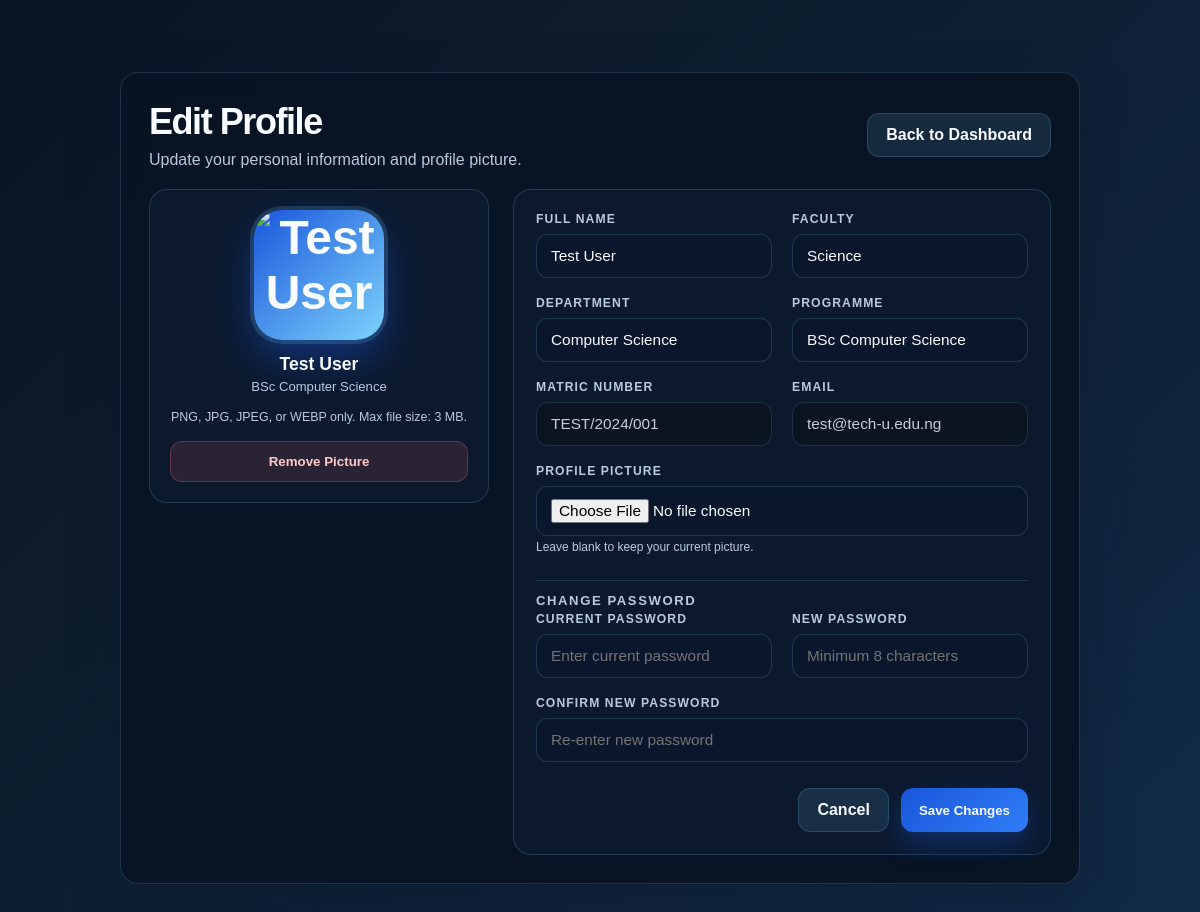
Page /edit-profile (signed in) on the committed database.
### App.py (models this page shows, shortened)
class User(db.Model):
    __tablename__ = "users"
    id         = db.Column(db.Integer,     primary_key=True)
    full_name  = db.Column(db.String(100), nullable=False)
    matric     = db.Column(db.String(20),  unique=True, nullable=False)
    email      = db.Column(db.String(120), nullable=False)
    faculty    = db.Column(db.String(100), nullable=False)
    department = db.Column(db.String(100), nullable=False)
    programme  = db.Column(db.String(100), nullable=False)
    password   = db.Column(db.String(255), nullable=False)
    is_verified = db.Column(db.Boolean, default=False, nullable=False)
    profile_picture = db.Column(db.String(255), nullable=True)
    results      = db.relationship("CGPAResult",    backref="user", lazy=True, cascade="all, delete-orphan")
    reset_tokens = db.relationship("PasswordReset", backref="user", lazy=True, cascade="all, delete-orphan")

### App.py (the view, shortened to what this page needs)
@app.route("/edit-profile", methods=["GET", "POST"])
@login_required
def edit_profile():
    user = db.session.get(User, session.get("user_id"))
    if not user:
        flash("Your session is invalid. Please log in again.", "danger")
        return redirect(url_for("login"))
    form_data = {
        "full_name": user.full_name,
        "faculty": user.faculty,
        "department": user.department,
        "programme": user.programme,
        "matric": user.matric,
        "email": user.email,
    }
    return render_template("edit_profile.html", user=user, form_data=form_data, errors=[])

### App.py (called while the page is built)
def login_required(f):
    @wraps(f)
    def decorated(*args, **kwargs):
        if not session.get("logged_in"):
            flash("Please log in to continue.", "warning")
            return redirect(url_for("login"))
        if not session.get("user_id"):
            session.clear()
            flash("Your session is invalid. Please log in again.", "danger")
            return redirect(url_for("login"))
        return f(*args, **kwargs)
    return decorated

def get_profile_picture_url(user=None):
    if user is None:
        user_id = session.get("user_id")
        if not user_id:
            return None
        user = db.session.get(User, user_id)
    if not user or not user.profile_picture:
        return None
    stored_name = os.path.basename(user.profile_picture)
    full_path = os.path.join(PROFILE_PICS_DIR, stored_name)
    if not os.path.isfile(full_path):
        return None
    return url_for("static", filename=f"uploads/profile_pics/{stored_name}")

@app.context_processor
def inject_current_user_context():
    user = None
    user_id = session.get("user_id")
    if user_id:
        user = db.session.get(User, user_id)
    return {
        "current_user_obj": user,
        "current_avatar_url": get_profile_picture_url(user),
    }

### templates/edit_profile.html (shortened to what this page needs)
<!DOCTYPE html>
<html lang="en">
<head>
</head>
<body>
  <div class="page">
    <div class="card">
      <div class="topbar">
        <div class="title-group">
          <h1>Edit Profile</h1>
          <p>Update your personal information and profile picture.</p>
        </div>
        <div class="actions">
          <a href="{{ url_for('dashboard') }}" class="btn btn-secondary">Back to Dashboard</a>
        </div>
      </div>
      <div class="profile-layout">
        <div class="sidebar-panel">
          <div class="avatar-card">
            <div class="avatar-preview" id="avatarPreview">
              {% if current_avatar_url %}
                <img src="{{ current_avatar_url }}" alt="{{ user.full_name }}" />
              {% else %}
                {{ (user.full_name or 'U')[:1] | upper }}
              {% endif %}
            </div>
            <div>
              <div style="font-weight:700; font-size:1.1rem; margin-bottom:4px;">{{ user.full_name }}</div>
              <div style="color: var(--muted); font-size: 0.82rem;">{{ user.programme }}</div>
            </div>
            <p class="upload-note">PNG, JPG, JPEG, or WEBP only. Max file size: 3 MB.</p>
            <form action="{{ url_for('remove_profile_picture') }}" method="post" style="width: 100%;">
              <button type="submit" class="btn btn-danger" style="width: 100%;">Remove Picture</button>
            </form>
          </div>
        </div>
        <div class="form-panel">
          <form action="{{ url_for('edit_profile') }}" method="post" enctype="multipart/form-data" id="editProfileForm">
            <div class="field-grid">
              <div class="field">
                <label for="full_name">Full Name</label>
                <input id="full_name" name="full_name" type="text" value="{{ form_data.full_name or user.full_name }}" maxlength="100" required />
              </div>
              <div class="field">
                <label for="faculty">Faculty</label>
                <input id="faculty" name="faculty" type="text" value="{{ form_data.faculty or user.faculty }}" required />
              </div>
              <div class="field">
                <label for="department">Department</label>
                <input id="department" name="department" type="text" value="{{ form_data.department or user.department }}" required />
              </div>
              <div class="field">
                <label for="programme">Programme</label>
                <input id="programme" name="programme" type="text" value="{{ form_data.programme or user.programme }}" required />
              </div>
              <div class="field">
                <label for="matric">Matric Number</label>
                <input id="matric" name="matric" type="text" value="{{ user.matric }}" readonly />
              </div>
              <div class="field">
                <label for="email">Email</label>
                <input id="email" name="email" type="text" value="{{ user.email }}" readonly />
              </div>
              <div class="field" style="grid-column: 1 / -1;">
                <label for="profile_picture">Profile Picture</label>
                <div class="file-wrap">
                  <input id="profile_picture" name="profile_picture" type="file" accept="image/png,image/jpeg,image/webp" />
                </div>
                <div class="input-hint">Leave blank to keep your current picture.</div>
              </div>
            </div>
            <div class="password-box">
              <p class="section-title">Change Password</p>
              <div class="field-grid">
                <div class="field">
                  <label for="current_password">Current Password</label>
                  <input id="current_password" name="current_password" type="password" placeholder="Enter current password" />
                </div>
                <div class="field">
                  <label for="new_password">New Password</label>
                  <input id="new_password" name="new_password" type="password" placeholder="Minimum 8 characters" />
                </div>
                <div class="field" style="grid-column: 1 / -1;">
                  <label for="confirm_password">Confirm New Password</label>
                  <input id="confirm_password" name="confirm_password" type="password" placeholder="Re-enter new password" />
                </div>
              </div>
            </div>
            <div class="form-actions">
              <a href="{{ url_for('dashboard') }}" class="btn btn-secondary">Cancel</a>
              <button type="submit" class="btn btn-primary">Save Changes</button>
            </div>
          </form>
        </div>
      </div>
    </div>
  </div>
</body>
</html>

### templates/edit_profile.html (style rules this page uses)
:root { --navy: #09172d; --navy-2: #0d223e; --blue: #1a56db; --blue-2: #2f7df6; --sky: #7dd3fc; --sky-soft: rgba(125, 211, 252, 0.16); --white: #f8fbff; --muted: #b9c9df; --line: rgba(125, 211, 252, 0.18); --success: #4ade80; --danger: #f87171; --warning: #fbbf24; --shadow: 0 20px 50px rgba(11, 23, 44, 0.42); --radius: 18px; }
* { box-sizing: border-box; }
body { margin: 0; min-height: 100vh; font-family: Arial, Helvetica, sans-serif; background: linear-gradient(135deg, #071425 0%, #0d1b2b 28%, #112b48 100%); color: var(--white); }
.page { max-width: 1000px; margin: 40px auto; padding: 32px 20px 60px; }
.card { background: rgba(8, 19, 35, 0.9); border: 1px solid var(--line); border-radius: var(--radius); padding: 28px; box-shadow: var(--shadow); backdrop-filter: blur(14px); }
.topbar { display: flex; align-items: center; justify-content: space-between; gap: 20px; margin-bottom: 20px; flex-wrap: wrap; }
.title-group h1 { margin: 0; font-size: clamp(1.8rem, 3vw, 2.5rem); letter-spacing: -0.04em; }
.title-group p { margin: 8px 0 0; color: var(--muted); }
.actions { display: flex; gap: 10px; flex-wrap: wrap; }
.btn { appearance: none; border: none; border-radius: 12px; padding: 12px 18px; text-decoration: none; font-weight: 700; cursor: pointer; transition: transform 0.18s ease, box-shadow 0.18s ease; display: inline-flex; align-items: center; justify-content: center; gap: 8px; }
.btn-primary { background: linear-gradient(135deg, var(--blue) 0%, var(--blue-2) 100%); color: var(--white); box-shadow: 0 12px 26px rgba(26, 86, 219, 0.32); }
.btn-secondary { background: rgba(125, 211, 252, 0.12); color: var(--white); border: 1px solid var(--line); }
.btn-danger { background: rgba(248, 113, 113, 0.12); color: #fecaca; border: 1px solid rgba(248, 113, 113, 0.28); }
.profile-layout { display: grid; grid-template-columns: minmax(250px, 340px) minmax(0, 1fr); gap: 24px; align-items: start; }
.sidebar-panel { background: rgba(14, 28, 49, 0.85); border: 1px solid var(--line); border-radius: var(--radius); padding: 20px; }
.avatar-card { display: flex; flex-direction: column; align-items: center; gap: 14px; text-align: center; }
.avatar-preview { width: 130px; height: 130px; border-radius: 28px; overflow: hidden; background: linear-gradient(135deg, var(--blue) 0%, var(--sky) 100%); box-shadow: 0 0 0 4px rgba(125, 211, 252, 0.16), 0 18px 40px rgba(26, 86, 219, 0.45); display: flex; align-items: center; justify-content: center; color: var(--white); font-size: 3rem; font-weight: 700; }
.avatar-preview img { width: 100%; height: 100%; object-fit: cover; display: block; }
.upload-note { font-size: 0.78rem; color: var(--muted); line-height: 1.5; margin: 0; }
.form-panel { background: rgba(14, 28, 49, 0.85); border: 1px solid var(--line); border-radius: var(--radius); padding: 22px; }
form { display: flex; flex-direction: column; gap: 18px; }
.field-grid { display: grid; grid-template-columns: repeat(2, minmax(0, 1fr)); gap: 18px 20px; }
.field { display: flex; flex-direction: column; gap: 8px; }
.field label { font-size: 0.76rem; font-weight: 700; letter-spacing: 0.09em; text-transform: uppercase; color: var(--muted); }
.field input, .field input[readonly] { width: 100%; padding: 12px 14px; border-radius: 12px; border: 1px solid var(--line); background: rgba(11, 23, 44, 0.9); color: var(--white); outline: none; font-size: 0.96rem; }
.field input[readonly] { cursor: not-allowed; opacity: 0.8; background: rgba(12, 21, 31, 0.9); }
.input-hint { color: var(--muted); font-size: 0.75rem; margin-top: -4px; }
.password-box { margin-top: 8px; padding-top: 12px; border-top: 1px solid var(--line); }
.section-title { font-size: 0.82rem; letter-spacing: 0.12em; text-transform: uppercase; color: var(--muted); font-weight: 700; margin: 0 0 4px; }
.file-wrap { position: relative; }
.file-wrap input[type="file"] { width: 100%; padding: 12px 14px; border-radius: 12px; border: 1px solid var(--line); background: rgba(11, 23, 44, 0.9); color: var(--white); }
.form-actions { display: flex; justify-content: flex-end; gap: 12px; flex-wrap: wrap; margin-top: 8px; }

### rows in the picture
User: full_name "Test User", programme "BSc Computer Science", faculty "Science", department "Computer Science", matric "TEST/2024/001", email "test@tech-u.edu.ng"
